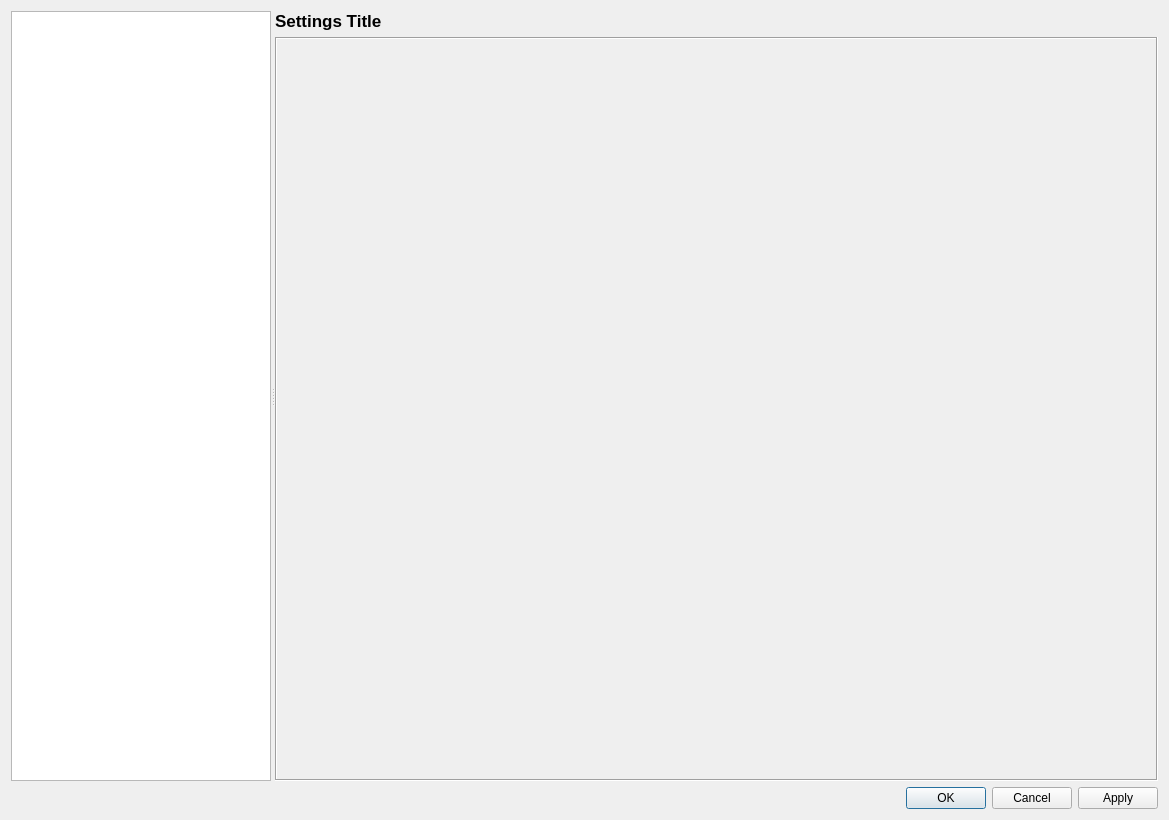
<?xml version="1.0" encoding="UTF-8"?>
<ui version="4.0">
 <class>SettingsDialog</class>
 <widget class="QDialog" name="SettingsDialog">
  <property name="geometry">
   <rect>
    <x>0</x>
    <y>0</y>
    <width>1169</width>
    <height>820</height>
   </rect>
  </property>
  <property name="windowTitle">
   <string>Settings</string>
  </property>
  <property name="windowIcon">
   <iconset>
    <normaloff>../../../Resources/Images/settings_single_gear.png</normaloff>../../../Resources/Images/settings_single_gear.png</iconset>
  </property>
  <layout class="QVBoxLayout" name="verticalLayout_2">
   <item>
    <widget class="QSplitter" name="splitter">
     <property name="orientation">
      <enum>Qt::Horizontal</enum>
     </property>
     <widget class="QListWidget" name="settings_list_widget">
      <property name="sizePolicy">
       <sizepolicy hsizetype="Preferred" vsizetype="Expanding">
        <horstretch>0</horstretch>
        <verstretch>0</verstretch>
       </sizepolicy>
      </property>
      <property name="maximumSize">
       <size>
        <width>260</width>
        <height>16777215</height>
       </size>
      </property>
     </widget>
     <widget class="QWidget" name="layoutWidget">
      <layout class="QVBoxLayout" name="verticalLayout">
       <item>
        <widget class="QLabel" name="title_label">
         <property name="font">
          <font>
           <pointsize>13</pointsize>
           <weight>75</weight>
           <bold>true</bold>
          </font>
         </property>
         <property name="text">
          <string>Settings Title</string>
         </property>
        </widget>
       </item>
       <item>
        <widget class="QFrame" name="frame">
         <property name="sizePolicy">
          <sizepolicy hsizetype="Expanding" vsizetype="Expanding">
           <horstretch>0</horstretch>
           <verstretch>0</verstretch>
          </sizepolicy>
         </property>
         <property name="frameShape">
          <enum>QFrame::Box</enum>
         </property>
         <property name="frameShadow">
          <enum>QFrame::Sunken</enum>
         </property>
         <property name="lineWidth">
          <number>1</number>
         </property>
         <layout class="QVBoxLayout" name="container_layout">
          <property name="leftMargin">
           <number>5</number>
          </property>
          <property name="topMargin">
           <number>5</number>
          </property>
          <property name="rightMargin">
           <number>5</number>
          </property>
          <property name="bottomMargin">
           <number>5</number>
          </property>
         </layout>
        </widget>
       </item>
      </layout>
     </widget>
    </widget>
   </item>
   <item>
    <widget class="QDialogButtonBox" name="button_box">
     <property name="standardButtons">
      <set>QDialogButtonBox::Apply|QDialogButtonBox::Cancel|QDialogButtonBox::Ok</set>
     </property>
    </widget>
   </item>
  </layout>
 </widget>
 <resources/>
 <connections/>
</ui>
